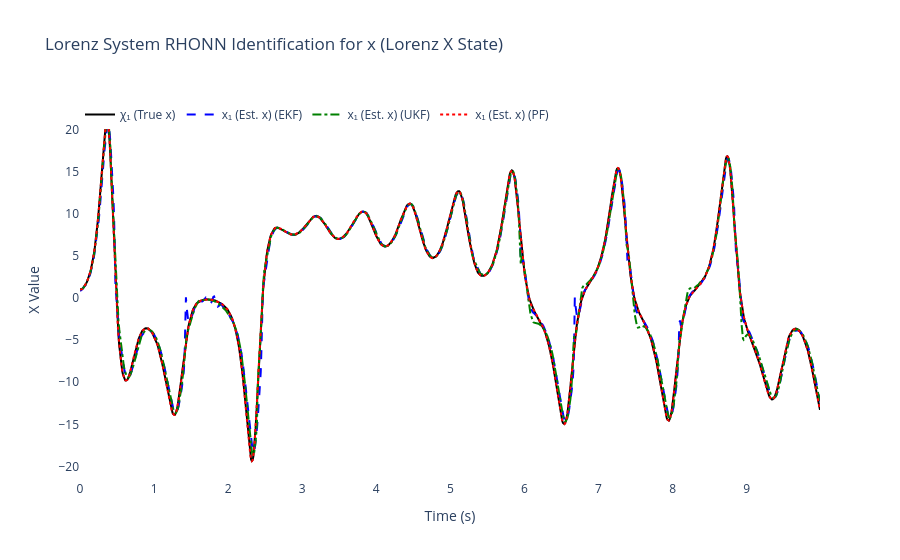
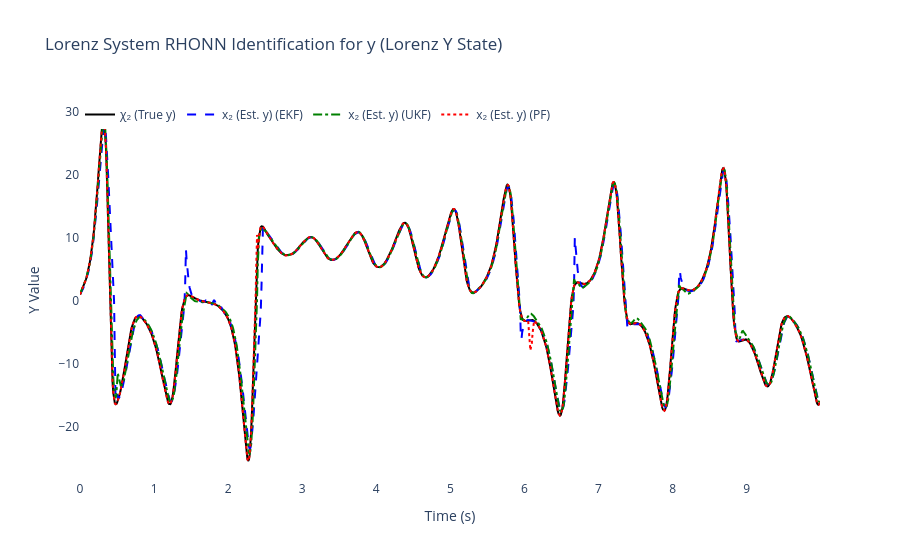
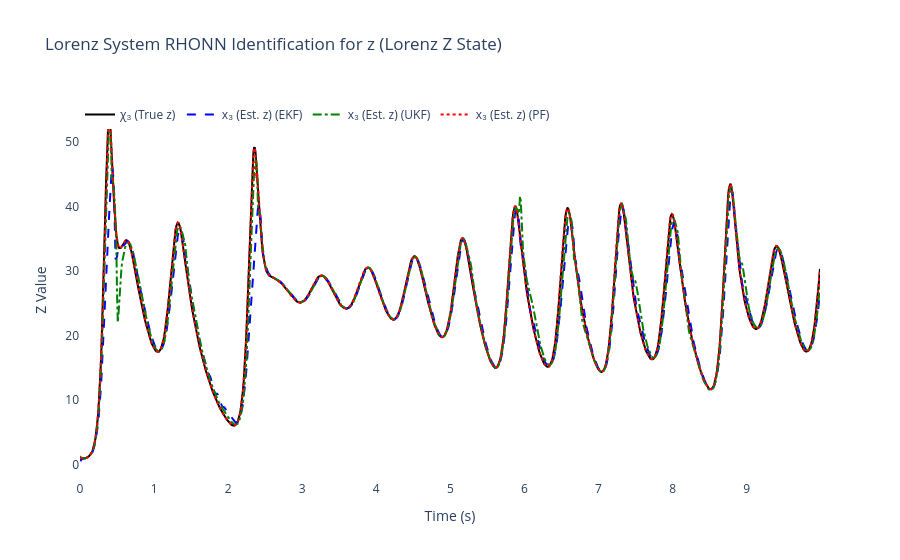
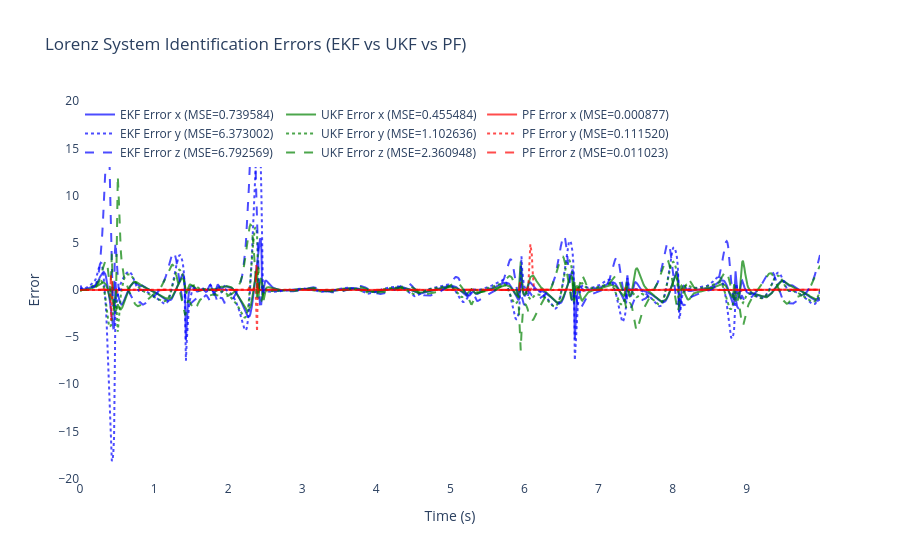

The code cell stored with these charts, in order, in its notebook:
### Code cell
# ============================================================
    # 6) Results & plots for Lorenz System
# ============================================================
mse_x1_ekf = np.mean((x_true[:, 0] - x_hat_ekf[:, 0])**2)  # x
mse_x2_ekf = np.mean((x_true[:, 1] - x_hat_ekf[:, 1])**2)  # y
mse_x3_ekf = np.mean((x_true[:, 2] - x_hat_ekf[:, 2])**2)  # z

mse_x1_ukf = np.mean((x_true[:, 0] - x_hat_ukf[:, 0])**2)  # x
mse_x2_ukf = np.mean((x_true[:, 1] - x_hat_ukf[:, 1])**2)  # y
mse_x3_ukf = np.mean((x_true[:, 2] - x_hat_ukf[:, 2])**2)  # z

mse_x1_pf = np.mean((x_true[:, 0] - x_hat_pf[:, 0])**2)   # x
mse_x2_pf = np.mean((x_true[:, 1] - x_hat_pf[:, 1])**2)   # y
mse_x3_pf = np.mean((x_true[:, 2] - x_hat_pf[:, 2])**2)   # z

print(f"\nFinal EKF-RHONN Weights:")
for i in range(3):
    print(f"  Neuron {i+1} (x{i+1}): {ekf_trainer.weights[i]}")

print(f"\nFinal UKF-RHONN Weights:")
for i in range(3):
    print(f"  Neuron {i+1} (x{i+1}): {ukf_trainer.weights[i]}")

print(f"\nFinal PF-RHONN Weight Estimates:")
pf_estimates = pf_trainer.get_estimate()
for i in range(3):
    print(f"  Neuron {i+1} (x{i+1}): {pf_estimates[i]}")

print("\n--- Performance Comparison (MSE) for Lorenz System ---")
print(f"EKF MSE x1 (x):         {mse_x1_ekf:.6f}")
print(f"EKF MSE x2 (y):         {mse_x2_ekf:.6f}")
print(f"EKF MSE x3 (z):         {mse_x3_ekf:.6f}")
print(f"UKF MSE x1 (x):         {mse_x1_ukf:.6f}")
print(f"UKF MSE x2 (y):         {mse_x2_ukf:.6f}")
print(f"UKF MSE x3 (z):         {mse_x3_ukf:.6f}")
print(f"PF  MSE x1 (x):         {mse_x1_pf:.6f}")
print(f"PF  MSE x2 (y):         {mse_x2_pf:.6f}")
print(f"PF  MSE x3 (z):         {mse_x3_pf:.6f}")

states_info = [
    {'idx': 0, 'var': 'x', 'desc': 'Lorenz X State', 'y_label': 'X Value',
     'chi': 'χ₁ (True x)', 'x': 'x₁ (Est. x)'},
    {'idx': 1, 'var': 'y', 'desc': 'Lorenz Y State', 'y_label': 'Y Value',
     'chi': 'χ₂ (True y)', 'x': 'x₂ (Est. y)'},
    {'idx': 2, 'var': 'z', 'desc': 'Lorenz Z State', 'y_label': 'Z Value',
     'chi': 'χ₃ (True z)', 'x': 'x₃ (Est. z)'}
]

for state_info in states_info:
    i = state_info['idx']
    trace_plant = go.Scatter(x=t_history, y=x_true[:, i], mode='lines',
                            name=state_info['chi'], line=dict(color='black', width=2))
    trace_ekf = go.Scatter(x=t_history, y=x_hat_ekf[:, i], mode='lines',
                        name=f"{state_info['x']} (EKF)", line=dict(dash='dash', color='blue'))
    trace_ukf = go.Scatter(x=t_history, y=x_hat_ukf[:, i], mode='lines',
                        name=f"{state_info['x']} (UKF)", line=dict(dash='dashdot', color='green'))
    trace_pf = go.Scatter(x=t_history, y=x_hat_pf[:, i], mode='lines',
                        name=f"{state_info['x']} (PF)", line=dict(dash='dot', color='red'))

    fig = go.Figure([trace_plant, trace_ekf, trace_ukf, trace_pf])
    fig.update_layout(
        title=f'Lorenz System RHONN Identification for {state_info["var"]} ({state_info["desc"]})',
        xaxis_title='Time (s)',
        yaxis_title=state_info['y_label'],
        legend=dict(x=0, y=1, orientation='h'),
        font=dict(size=12),
        plot_bgcolor='white',
        paper_bgcolor='white'
    )
    fig.show()

# Errors for all three states
error_x1_ekf = x_true[:, 0] - x_hat_ekf[:, 0]
error_x2_ekf = x_true[:, 1] - x_hat_ekf[:, 1]
error_x3_ekf = x_true[:, 2] - x_hat_ekf[:, 2]

error_x1_ukf = x_true[:, 0] - x_hat_ukf[:, 0]
error_x2_ukf = x_true[:, 1] - x_hat_ukf[:, 1]
error_x3_ukf = x_true[:, 2] - x_hat_ukf[:, 2]

error_x1_pf = x_true[:, 0] - x_hat_pf[:, 0]
error_x2_pf = x_true[:, 1] - x_hat_pf[:, 1]
error_x3_pf = x_true[:, 2] - x_hat_pf[:, 2]

fig2 = go.Figure()
fig2.add_trace(go.Scatter(x=t_history, y=error_x1_ekf, mode='lines',
                        name=f'EKF Error x (MSE={mse_x1_ekf:.6f})', opacity=0.7, line=dict(color='blue')))
fig2.add_trace(go.Scatter(x=t_history, y=error_x1_ukf, mode='lines',
                        name=f'UKF Error x (MSE={mse_x1_ukf:.6f})', opacity=0.7, line=dict(color='green')))
fig2.add_trace(go.Scatter(x=t_history, y=error_x1_pf, mode='lines',
                        name=f'PF Error x (MSE={mse_x1_pf:.6f})', opacity=0.7, line=dict(color='red')))
fig2.add_trace(go.Scatter(x=t_history, y=error_x2_ekf, mode='lines',
                        name=f'EKF Error y (MSE={mse_x2_ekf:.6f})', opacity=0.7, line=dict(color='blue', dash='dot')))
fig2.add_trace(go.Scatter(x=t_history, y=error_x2_ukf, mode='lines',
                        name=f'UKF Error y (MSE={mse_x2_ukf:.6f})', opacity=0.7, line=dict(color='green', dash='dot')))
fig2.add_trace(go.Scatter(x=t_history, y=error_x2_pf, mode='lines',
                        name=f'PF Error y (MSE={mse_x2_pf:.6f})', opacity=0.7, line=dict(color='red', dash='dot')))
fig2.add_trace(go.Scatter(x=t_history, y=error_x3_ekf, mode='lines',
                        name=f'EKF Error z (MSE={mse_x3_ekf:.6f})', opacity=0.7, line=dict(color='blue', dash='dash')))
fig2.add_trace(go.Scatter(x=t_history, y=error_x3_ukf, mode='lines',
                        name=f'UKF Error z (MSE={mse_x3_ukf:.6f})', opacity=0.7, line=dict(color='green', dash='dash')))
fig2.add_trace(go.Scatter(x=t_history, y=error_x3_pf, mode='lines',
                        name=f'PF Error z (MSE={mse_x3_pf:.6f})', opacity=0.7, line=dict(color='red', dash='dash')))
fig2.update_layout(
    title='Lorenz System Identification Errors (EKF vs UKF vs PF)',
    xaxis_title='Time (s)',
    yaxis_title='Error',
    legend=dict(x=0, y=1, orientation='h'),
    font=dict(size=12),
    plot_bgcolor='white',
    paper_bgcolor='white'
)
fig2.show()

# 3D Phase space plot
fig3d = go.Figure()
fig3d.add_trace(go.Scatter3d(x=x_true[:, 0], y=x_true[:, 1], z=x_true[:, 2],
                           mode='lines', name='True Lorenz Attractor',
                           line=dict(color='black', width=3)))
fig3d.add_trace(go.Scatter3d(x=x_hat_ekf[:, 0], y=x_hat_ekf[:, 1], z=x_hat_ekf[:, 2],
                           mode='lines', name='EKF Estimation',
                           line=dict(color='blue', width=2, dash='dash')))
fig3d.add_trace(go.Scatter3d(x=x_hat_ukf[:, 0], y=x_hat_ukf[:, 1], z=x_hat_ukf[:, 2],
                           mode='lines', name='UKF Estimation',
                           line=dict(color='green', width=2, dash='dashdot')))
fig3d.add_trace(go.Scatter3d(x=x_hat_pf[:, 0], y=x_hat_pf[:, 1], z=x_hat_pf[:, 2],
                           mode='lines', name='PF Estimation',
                           line=dict(color='red', width=2, dash='dot')))
fig3d.update_layout(
    title='Lorenz System - 3D Phase Space Comparison (EKF vs UKF vs PF)',
    scene=dict(
        xaxis_title='X',
        yaxis_title='Y',
        zaxis_title='Z'
    ),
    font=dict(size=12)
)
fig3d.show()

### Figure 1 — Plotly figure (JSON) as saved in the notebook; plotly's stock layout.template omitted (floating-point values rounded to 4 significant figures; data arrays with more than 128 entries replaced by an {"elided": "..."} marker saying what was removed)
{"data": [{"line": {"color": "black", "width": 2}, "mode": "lines", "name": "χ₁ (True x)", "type": "scatter", "x": {"elided": "1000 float values"}, "y": {"elided": "1000 float values"}}, {"line": {"color": "blue", "dash": "dash"}, "mode": "lines", "name": "x₁ (Est. x) (EKF)", "type": "scatter", "x": {"elided": "1000 float values"}, "y": {"elided": "1000 float values"}}, {"line": {"color": "green", "dash": "dashdot"}, "mode": "lines", "name": "x₁ (Est. x) (UKF)", "type": "scatter", "x": {"elided": "1000 float values"}, "y": {"elided": "1000 float values"}}, {"line": {"color": "red", "dash": "dot"}, "mode": "lines", "name": "x₁ (Est. x) (PF)", "type": "scatter", "x": {"elided": "1000 float values"}, "y": {"elided": "1000 float values"}}], "layout": {"font": {"size": 12}, "legend": {"orientation": "h", "x": 0, "y": 1}, "paper_bgcolor": "white", "plot_bgcolor": "white", "title": {"text": "Lorenz System RHONN Identification for x (Lorenz X State)"}, "xaxis": {"title": {"text": "Time (s)"}}, "yaxis": {"title": {"text": "X Value"}}}}

### Figure 2 — Plotly figure (JSON) as saved in the notebook; plotly's stock layout.template omitted (floating-point values rounded to 4 significant figures; data arrays with more than 128 entries replaced by an {"elided": "..."} marker saying what was removed)
{"data": [{"line": {"color": "black", "width": 2}, "mode": "lines", "name": "χ₂ (True y)", "type": "scatter", "x": {"elided": "1000 float values"}, "y": {"elided": "1000 float values"}}, {"line": {"color": "blue", "dash": "dash"}, "mode": "lines", "name": "x₂ (Est. y) (EKF)", "type": "scatter", "x": {"elided": "1000 float values"}, "y": {"elided": "1000 float values"}}, {"line": {"color": "green", "dash": "dashdot"}, "mode": "lines", "name": "x₂ (Est. y) (UKF)", "type": "scatter", "x": {"elided": "1000 float values"}, "y": {"elided": "1000 float values"}}, {"line": {"color": "red", "dash": "dot"}, "mode": "lines", "name": "x₂ (Est. y) (PF)", "type": "scatter", "x": {"elided": "1000 float values"}, "y": {"elided": "1000 float values"}}], "layout": {"font": {"size": 12}, "legend": {"orientation": "h", "x": 0, "y": 1}, "paper_bgcolor": "white", "plot_bgcolor": "white", "title": {"text": "Lorenz System RHONN Identification for y (Lorenz Y State)"}, "xaxis": {"title": {"text": "Time (s)"}}, "yaxis": {"title": {"text": "Y Value"}}}}

### Figure 3 — Plotly figure (JSON) as saved in the notebook; plotly's stock layout.template omitted (floating-point values rounded to 4 significant figures; data arrays with more than 128 entries replaced by an {"elided": "..."} marker saying what was removed)
{"data": [{"line": {"color": "black", "width": 2}, "mode": "lines", "name": "χ₃ (True z)", "type": "scatter", "x": {"elided": "1000 float values"}, "y": {"elided": "1000 float values"}}, {"line": {"color": "blue", "dash": "dash"}, "mode": "lines", "name": "x₃ (Est. z) (EKF)", "type": "scatter", "x": {"elided": "1000 float values"}, "y": {"elided": "1000 float values"}}, {"line": {"color": "green", "dash": "dashdot"}, "mode": "lines", "name": "x₃ (Est. z) (UKF)", "type": "scatter", "x": {"elided": "1000 float values"}, "y": {"elided": "1000 float values"}}, {"line": {"color": "red", "dash": "dot"}, "mode": "lines", "name": "x₃ (Est. z) (PF)", "type": "scatter", "x": {"elided": "1000 float values"}, "y": {"elided": "1000 float values"}}], "layout": {"font": {"size": 12}, "legend": {"orientation": "h", "x": 0, "y": 1}, "paper_bgcolor": "white", "plot_bgcolor": "white", "title": {"text": "Lorenz System RHONN Identification for z (Lorenz Z State)"}, "xaxis": {"title": {"text": "Time (s)"}}, "yaxis": {"title": {"text": "Z Value"}}}}

### Figure 4 — Plotly figure (JSON) as saved in the notebook; plotly's stock layout.template omitted (floating-point values rounded to 4 significant figures; data arrays with more than 128 entries replaced by an {"elided": "..."} marker saying what was removed)
{"data": [{"line": {"color": "blue"}, "mode": "lines", "name": "EKF Error x (MSE=0.739584)", "opacity": 0.7, "type": "scatter", "x": {"elided": "1000 float values"}, "y": {"elided": "1000 float values"}}, {"line": {"color": "green"}, "mode": "lines", "name": "UKF Error x (MSE=0.455484)", "opacity": 0.7, "type": "scatter", "x": {"elided": "1000 float values"}, "y": {"elided": "1000 float values"}}, {"line": {"color": "red"}, "mode": "lines", "name": "PF Error x (MSE=0.000877)", "opacity": 0.7, "type": "scatter", "x": {"elided": "1000 float values"}, "y": {"elided": "1000 float values"}}, {"line": {"color": "blue", "dash": "dot"}, "mode": "lines", "name": "EKF Error y (MSE=6.373002)", "opacity": 0.7, "type": "scatter", "x": {"elided": "1000 float values"}, "y": {"elided": "1000 float values"}}, {"line": {"color": "green", "dash": "dot"}, "mode": "lines", "name": "UKF Error y (MSE=1.102636)", "opacity": 0.7, "type": "scatter", "x": {"elided": "1000 float values"}, "y": {"elided": "1000 float values"}}, {"line": {"color": "red", "dash": "dot"}, "mode": "lines", "name": "PF Error y (MSE=0.111520)", "opacity": 0.7, "type": "scatter", "x": {"elided": "1000 float values"}, "y": {"elided": "1000 float values"}}, {"line": {"color": "blue", "dash": "dash"}, "mode": "lines", "name": "EKF Error z (MSE=6.792569)", "opacity": 0.7, "type": "scatter", "x": {"elided": "1000 float values"}, "y": {"elided": "1000 float values"}}, {"line": {"color": "green", "dash": "dash"}, "mode": "lines", "name": "UKF Error z (MSE=2.360948)", "opacity": 0.7, "type": "scatter", "x": {"elided": "1000 float values"}, "y": {"elided": "1000 float values"}}, {"line": {"color": "red", "dash": "dash"}, "mode": "lines", "name": "PF Error z (MSE=0.011023)", "opacity": 0.7, "type": "scatter", "x": {"elided": "1000 float values"}, "y": {"elided": "1000 float values"}}], "layout": {"font": {"size": 12}, "legend": {"orientation": "h", "x": 0, "y": 1}, "paper_bgcolor": "white", "plot_bgcolor": "white", "title": {"text": "Lorenz System Identification Errors (EKF vs UKF vs PF)"}, "xaxis": {"title": {"text": "Time (s)"}}, "yaxis": {"title": {"text": "Error"}}}}
